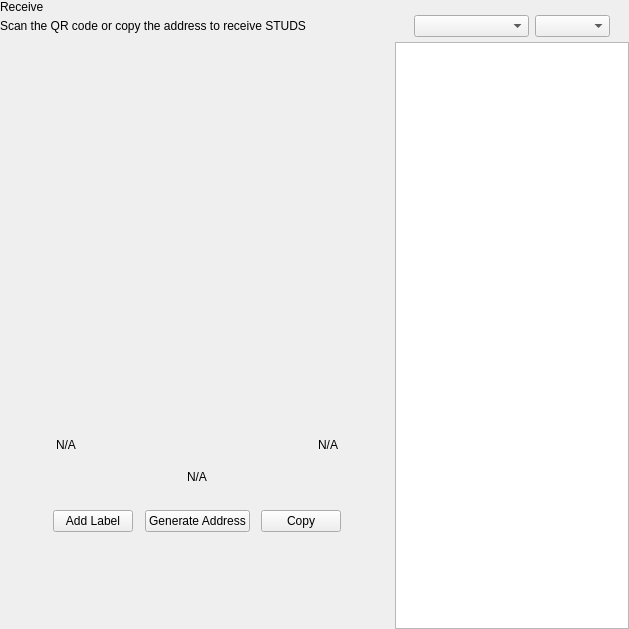
<?xml version="1.0" encoding="UTF-8"?>
<ui version="4.0">
 <class>ReceiveWidget</class>
 <widget class="QWidget" name="ReceiveWidget">
  <property name="geometry">
   <rect>
    <x>0</x>
    <y>0</y>
    <width>629</width>
    <height>629</height>
   </rect>
  </property>
  <property name="minimumSize">
   <size>
    <width>0</width>
    <height>0</height>
   </size>
  </property>
  <property name="windowTitle">
   <string>Form</string>
  </property>
  <layout class="QHBoxLayout" name="horizontalLayout_2" stretch="2,1">
   <property name="spacing">
    <number>0</number>
   </property>
   <property name="leftMargin">
    <number>0</number>
   </property>
   <property name="topMargin">
    <number>0</number>
   </property>
   <property name="rightMargin">
    <number>0</number>
   </property>
   <property name="bottomMargin">
    <number>0</number>
   </property>
   <item>
    <widget class="QWidget" name="left" native="true">
     <layout class="QVBoxLayout" name="verticalLayout_3">
      <property name="leftMargin">
       <number>0</number>
      </property>
      <property name="topMargin">
       <number>0</number>
      </property>
      <property name="rightMargin">
       <number>0</number>
      </property>
      <property name="bottomMargin">
       <number>0</number>
      </property>
      <item>
       <layout class="QVBoxLayout" name="verticalLayout_2">
        <property name="spacing">
         <number>0</number>
        </property>
        <property name="leftMargin">
         <number>0</number>
        </property>
        <item>
         <layout class="QHBoxLayout" name="horizontalLayout_3">
          <property name="spacing">
           <number>0</number>
          </property>
          <item>
           <layout class="QVBoxLayout" name="verticalLayout_4">
            <property name="spacing">
             <number>5</number>
            </property>
            <item>
             <widget class="QLabel" name="labelTitle">
              <property name="text">
               <string>Receive</string>
              </property>
             </widget>
            </item>
            <item alignment="Qt::AlignTop">
             <widget class="QLabel" name="labelSubtitle1">
              <property name="text">
               <string>Scan the QR code or copy the address to receive STUDS</string>
              </property>
             </widget>
            </item>
           </layout>
          </item>
          <item>
           <spacer name="horizontalSpacer">
            <property name="orientation">
             <enum>Qt::Horizontal</enum>
            </property>
            <property name="sizeHint" stdset="0">
             <size>
              <width>40</width>
              <height>20</height>
             </size>
            </property>
           </spacer>
          </item>
         </layout>
        </item>
        <item>
         <spacer name="verticalSpacer_2">
          <property name="orientation">
           <enum>Qt::Vertical</enum>
          </property>
          <property name="sizeType">
           <enum>QSizePolicy::Expanding</enum>
          </property>
          <property name="sizeHint" stdset="0">
           <size>
            <width>20</width>
            <height>50</height>
           </size>
          </property>
         </spacer>
        </item>
        <item alignment="Qt::AlignHCenter">
         <widget class="QWidget" name="layoutQR" native="true">
          <property name="maximumSize">
           <size>
            <width>510</width>
            <height>16777215</height>
           </size>
          </property>
          <layout class="QVBoxLayout" name="verticalLayoutQr">
           <item>
            <spacer name="verticalSpacer11">
             <property name="orientation">
              <enum>Qt::Vertical</enum>
             </property>
             <property name="sizeType">
              <enum>QSizePolicy::Fixed</enum>
             </property>
             <property name="sizeHint" stdset="0">
              <size>
               <width>20</width>
               <height>20</height>
              </size>
             </property>
            </spacer>
           </item>
           <item alignment="Qt::AlignHCenter">
            <widget class="QLabel" name="labelQrImg">
             <property name="minimumSize">
              <size>
               <width>260</width>
               <height>260</height>
              </size>
             </property>
             <property name="maximumSize">
              <size>
               <width>260</width>
               <height>260</height>
              </size>
             </property>
             <property name="text">
              <string/>
             </property>
             <property name="alignment">
              <set>Qt::AlignCenter</set>
             </property>
            </widget>
           </item>
           <item>
            <spacer name="verticalSpacer_21">
             <property name="orientation">
              <enum>Qt::Vertical</enum>
             </property>
             <property name="sizeType">
              <enum>QSizePolicy::Fixed</enum>
             </property>
             <property name="sizeHint" stdset="0">
              <size>
               <width>20</width>
               <height>30</height>
              </size>
             </property>
            </spacer>
           </item>
           <item>
            <widget class="QWidget" name="widget" native="true">
             <property name="minimumSize">
              <size>
               <width>0</width>
               <height>0</height>
              </size>
             </property>
             <layout class="QHBoxLayout" name="horizontalLayout_5">
              <item>
               <widget class="QLabel" name="labelLabel">
                <property name="text">
                 <string notr="true">N/A</string>
                </property>
               </widget>
              </item>
              <item>
               <spacer name="horizontalSpacer_2">
                <property name="orientation">
                 <enum>Qt::Horizontal</enum>
                </property>
                <property name="sizeHint" stdset="0">
                 <size>
                  <width>141</width>
                  <height>20</height>
                 </size>
                </property>
               </spacer>
              </item>
              <item>
               <widget class="QLabel" name="labelDate">
                <property name="text">
                 <string notr="true">N/A</string>
                </property>
                <property name="alignment">
                 <set>Qt::AlignRight|Qt::AlignTrailing|Qt::AlignVCenter</set>
                </property>
               </widget>
              </item>
             </layout>
            </widget>
           </item>
           <item>
            <widget class="QLabel" name="labelAddress">
             <property name="sizePolicy">
              <sizepolicy hsizetype="Expanding" vsizetype="Preferred">
               <horstretch>0</horstretch>
               <verstretch>0</verstretch>
              </sizepolicy>
             </property>
             <property name="minimumSize">
              <size>
               <width>300</width>
               <height>0</height>
              </size>
             </property>
             <property name="text">
              <string notr="true">N/A</string>
             </property>
             <property name="alignment">
              <set>Qt::AlignCenter</set>
             </property>
            </widget>
           </item>
           <item>
            <spacer name="verticalSpacer_4">
             <property name="orientation">
              <enum>Qt::Vertical</enum>
             </property>
             <property name="sizeType">
              <enum>QSizePolicy::Fixed</enum>
             </property>
             <property name="sizeHint" stdset="0">
              <size>
               <width>20</width>
               <height>20</height>
              </size>
             </property>
            </spacer>
           </item>
           <item>
            <layout class="QHBoxLayout" name="horizontalLayout_4">
             <item alignment="Qt::AlignHCenter">
              <widget class="QPushButton" name="pushButtonLabel">
               <property name="focusPolicy">
                <enum>Qt::NoFocus</enum>
               </property>
               <property name="text">
                <string>Add Label</string>
               </property>
              </widget>
             </item>
             <item alignment="Qt::AlignHCenter">
              <widget class="QPushButton" name="pushButtonNewAddress">
               <property name="focusPolicy">
                <enum>Qt::NoFocus</enum>
               </property>
               <property name="text">
                <string>Generate Address</string>
               </property>
              </widget>
             </item>
             <item alignment="Qt::AlignHCenter">
              <widget class="QPushButton" name="pushButtonCopy">
               <property name="focusPolicy">
                <enum>Qt::NoFocus</enum>
               </property>
               <property name="text">
                <string>Copy</string>
               </property>
              </widget>
             </item>
            </layout>
           </item>
           <item>
            <spacer name="verticalSpacer_3">
             <property name="orientation">
              <enum>Qt::Vertical</enum>
             </property>
             <property name="sizeType">
              <enum>QSizePolicy::Expanding</enum>
             </property>
             <property name="sizeHint" stdset="0">
              <size>
               <width>20</width>
               <height>20</height>
              </size>
             </property>
            </spacer>
           </item>
          </layout>
         </widget>
        </item>
        <item>
         <spacer name="verticalSpacer">
          <property name="orientation">
           <enum>Qt::Vertical</enum>
          </property>
          <property name="sizeHint" stdset="0">
           <size>
            <width>20</width>
            <height>40</height>
           </size>
          </property>
         </spacer>
        </item>
       </layout>
      </item>
     </layout>
    </widget>
   </item>
   <item>
    <widget class="QWidget" name="right" native="true">
     <layout class="QVBoxLayout" name="verticalLayout_5">
      <property name="spacing">
       <number>0</number>
      </property>
      <property name="leftMargin">
       <number>1</number>
      </property>
      <property name="topMargin">
       <number>0</number>
      </property>
      <property name="rightMargin">
       <number>0</number>
      </property>
      <property name="bottomMargin">
       <number>0</number>
      </property>
      <item>
       <layout class="QVBoxLayout" name="container_right">
        <property name="spacing">
         <number>0</number>
        </property>
        <property name="leftMargin">
         <number>0</number>
        </property>
        <property name="rightMargin">
         <number>0</number>
        </property>
        <item>
         <layout class="QVBoxLayout" name="verticalLayout">
          <property name="spacing">
           <number>6</number>
          </property>
          <property name="leftMargin">
           <number>19</number>
          </property>
          <property name="rightMargin">
           <number>19</number>
          </property>
          <item>
           <widget class="OptionButton" name="btnRequest" native="true"/>
          </item>
          <item>
           <widget class="OptionButton" name="btnMyAddresses" native="true">
            <property name="sizePolicy">
             <sizepolicy hsizetype="Preferred" vsizetype="Minimum">
              <horstretch>0</horstretch>
              <verstretch>0</verstretch>
             </sizepolicy>
            </property>
           </widget>
          </item>
         </layout>
        </item>
        <item>
         <widget class="QWidget" name="sortWidget" native="true">
          <layout class="QHBoxLayout" name="horizontalLayout_6">
           <property name="leftMargin">
            <number>19</number>
           </property>
           <property name="rightMargin">
            <number>19</number>
           </property>
           <property name="bottomMargin">
            <number>5</number>
           </property>
           <item>
            <spacer name="horizontalSpacer_3">
             <property name="orientation">
              <enum>Qt::Horizontal</enum>
             </property>
             <property name="sizeHint" stdset="0">
              <size>
               <width>40</width>
               <height>20</height>
              </size>
             </property>
            </spacer>
           </item>
           <item>
            <widget class="QComboBox" name="comboBoxSort">
             <property name="sizePolicy">
              <sizepolicy hsizetype="Preferred" vsizetype="Fixed">
               <horstretch>0</horstretch>
               <verstretch>0</verstretch>
              </sizepolicy>
             </property>
             <property name="minimumSize">
              <size>
               <width>115</width>
               <height>0</height>
              </size>
             </property>
            </widget>
           </item>
           <item>
            <widget class="QComboBox" name="comboBoxSortOrder">
             <property name="sizePolicy">
              <sizepolicy hsizetype="Preferred" vsizetype="Fixed">
               <horstretch>0</horstretch>
               <verstretch>0</verstretch>
              </sizepolicy>
             </property>
             <property name="minimumSize">
              <size>
               <width>75</width>
               <height>0</height>
              </size>
             </property>
            </widget>
           </item>
          </layout>
         </widget>
        </item>
        <item>
         <widget class="QListView" name="listViewAddress"/>
        </item>
       </layout>
      </item>
     </layout>
    </widget>
   </item>
  </layout>
 </widget>
 <customwidgets>
  <customwidget>
   <class>OptionButton</class>
   <extends>QWidget</extends>
   <header>qt/pivx/optionbutton.h</header>
   <container>1</container>
  </customwidget>
 </customwidgets>
 <resources/>
 <connections/>
</ui>
